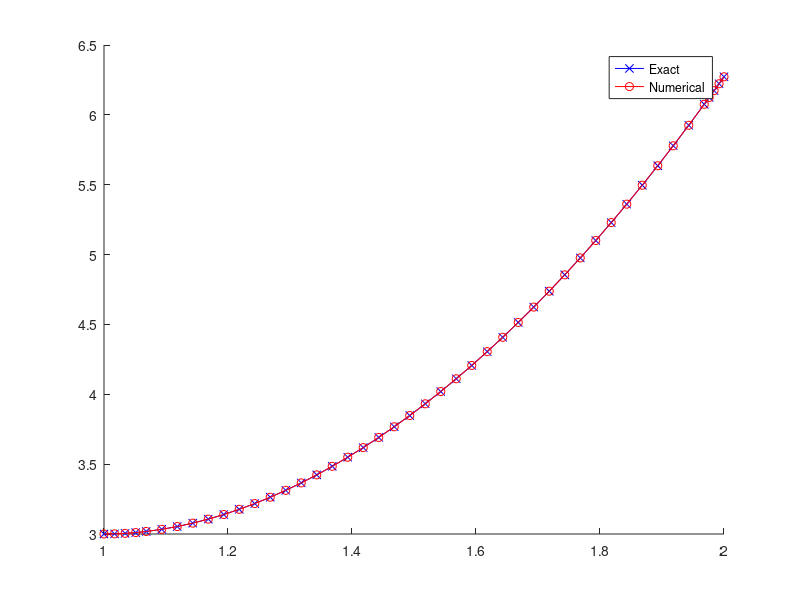
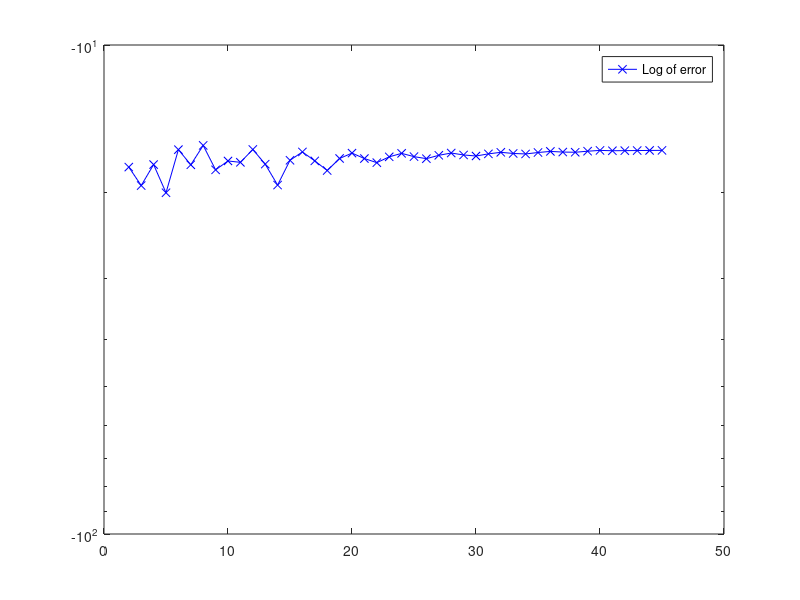

These charts were generated, in order, by the following MATLAB code:
yExact = @(t) (t.^2).*log(t) + (t.^2)./2 + 1/2 + 2./t;
tspan=[1,2];
F=@(t,Y) [Y(2); 2.*Y(1)./t^2 + 3 - 1./t^2];
Y0=[3;0];
[t,Y]=ode45(F,tspan,Y0);
y=Y(:,1);

hold on;
plot(t,y,'b-x');
plot(t,yExact(t),'r-o');
hold off;
legend('Exact','Numerical');
figure;
semilogy(log(abs(y - yExact(t))),'b-x');
legend('Log of error');